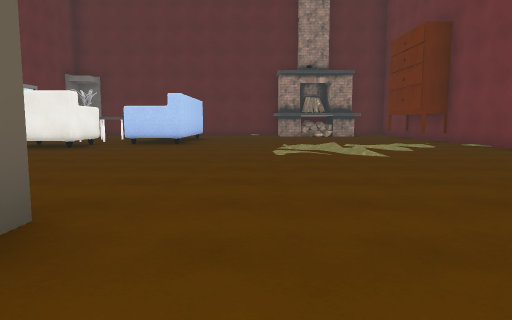
view 1 (above)

17 first-person views from a walk through a Unity game level. The camera is 1.2 m above the floor, tilts 6° down and sees 70° across. The floor is counted in squares, 2 m on a side. Each view is taken from the middle of a square. On the plan, view 1 faces up. The plan holds only what a view shows up to about 10 squares ahead; the rest is blank. The place goes on beyond the plan. The player is left out. Some surface patterns are stand-ins.

view 2
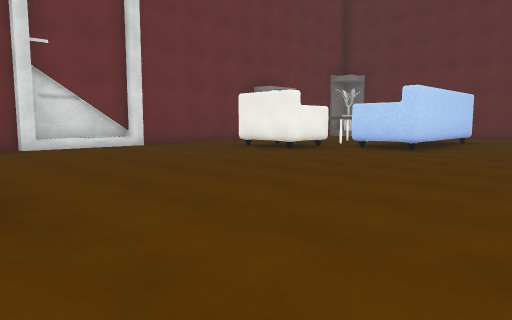

view 3
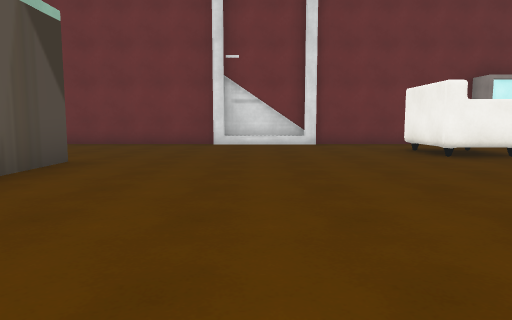

view 4
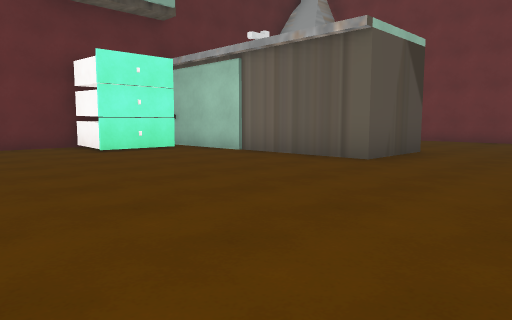

view 5
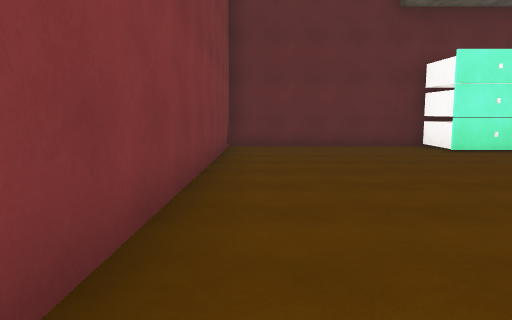

view 6
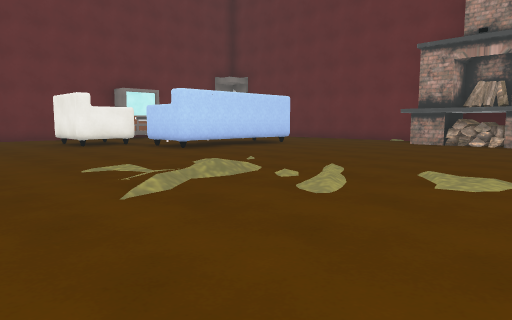

view 7
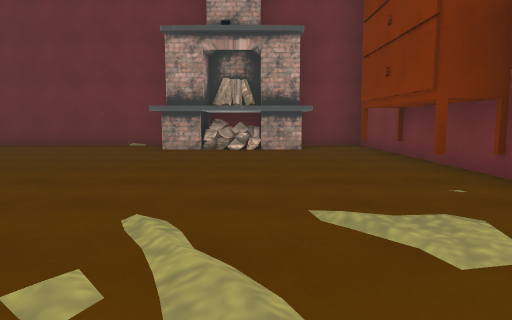

view 8
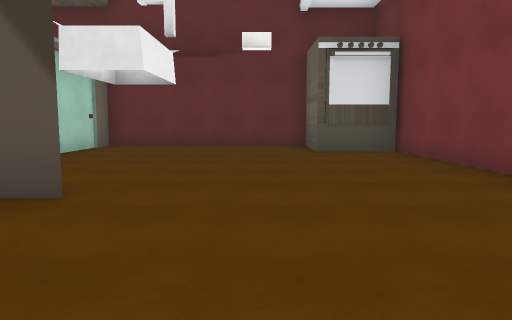

view 9
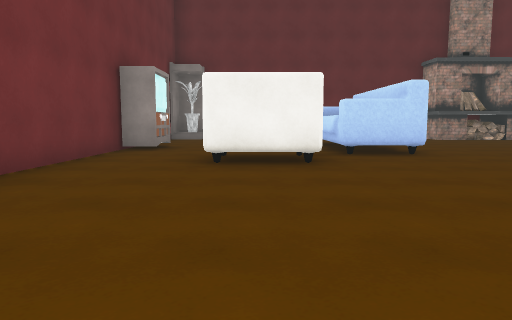

view 10
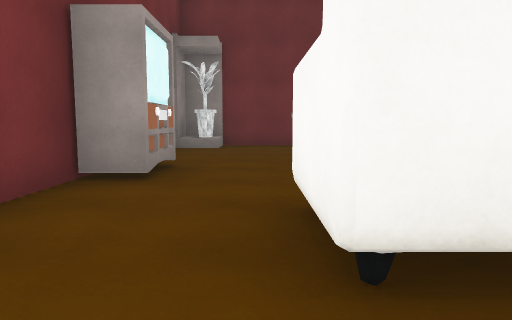

view 11
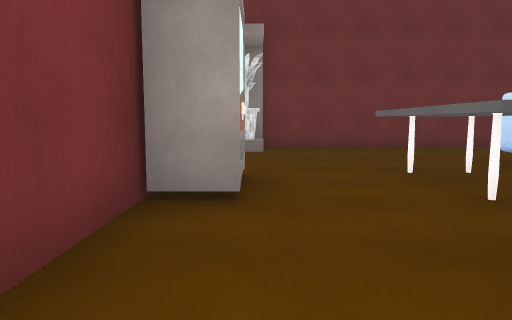

view 12
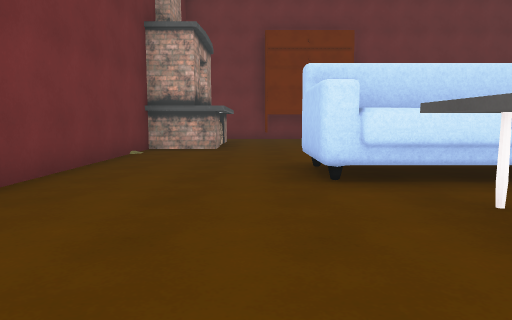

view 13
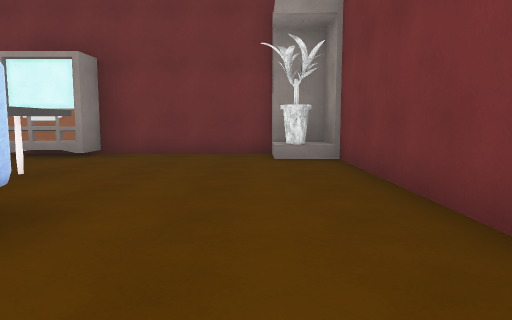

view 14
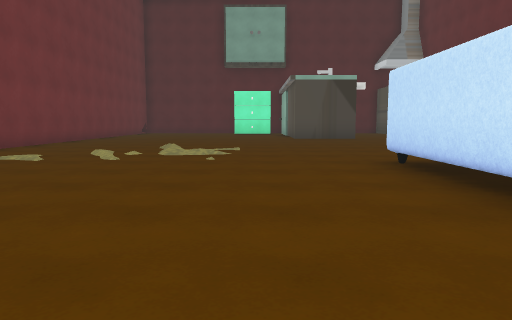

view 15
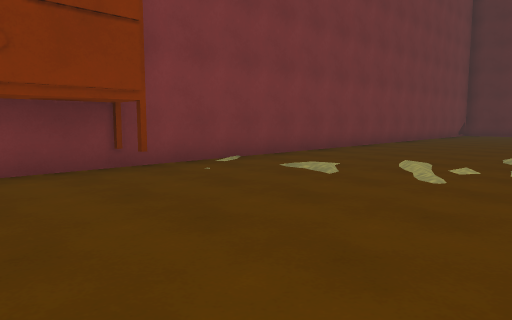

view 16
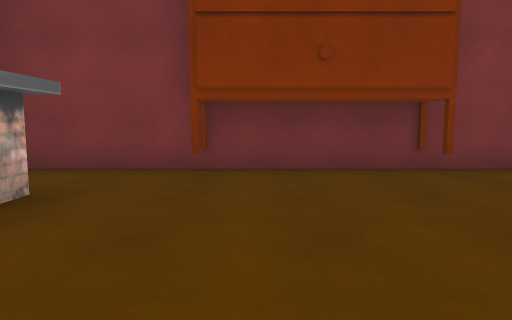

view 17
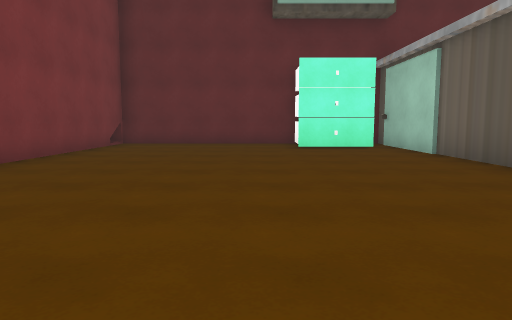

### Floor plan
Key: @ floor where view 1 was taken; # wall or solid block; x gap in a wall; . floor; / step, stairs or slope; = window, fence, low wall or low ledge; ^ raised ledge; R drawers; S stove; O other object.
Columns run from 8 left of view 1 to 6 right of it. Each row starts with its distance up from view 1.
 17 ##########  ###
 16 #O.......####.#
 15 #........####.#
 14 #.............#
 13 #...###......##
 12 ##.^=^#......##
 11 ##.^.^#......##
 10 #..x.##.......#
  9 #..^#.........#
  8 #..##....///..#
  7 #........./...#
  6 #.............#
  5 #.............#
  4 #.............#
  3 #.............#
  2 #....###......#
  1 #......#......#
  0 #......#@.....#
 -1 #......#......#
 -2 #......#......#
 -3 #S..=..#RR....#
 -4   #############

Where each view was taken, in squares from view 1:
view 1: 0 up, 0 right, facing up
view 2: 2 up, 1 right, facing up-left
view 3: 5 up, 2 right, facing left
view 4: 5 up, 4 right, facing down-left
view 5: 5 up, 5 right, facing down
view 6: 5 up, 5 right, facing up-left
view 7: 7 up, 3 right, facing up
view 8: 5 up, 5 left, facing down
view 9: 3 up, 5 left, facing up
view 10: 7 up, 6 left, facing up
view 11: 8 up, 7 left, facing up
view 12: 14 up, 7 left, facing right
view 13: 15 up, 1 left, facing left
view 14: 15 up, 0 right, facing down
view 15: 13 up, 1 right, facing down-right
view 16: 13 up, 1 right, facing right
view 17: 6 up, 2 right, facing down
